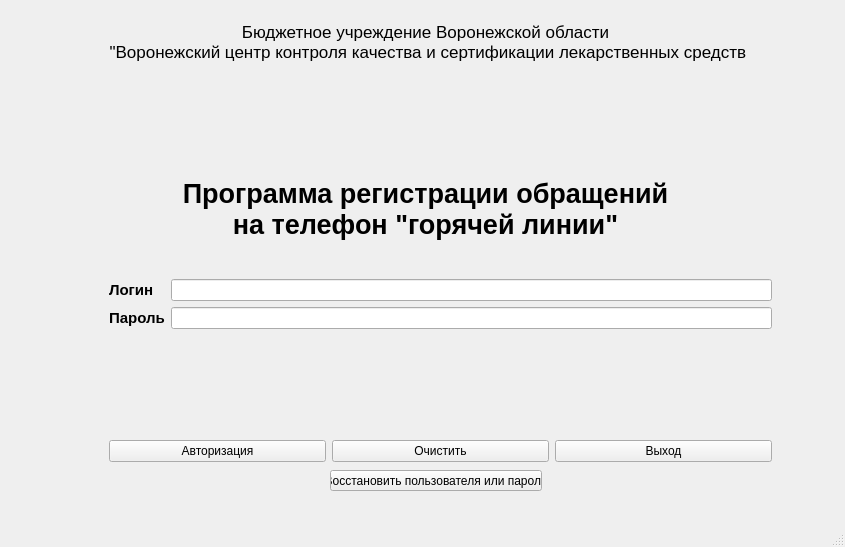
<?xml version="1.0" encoding="UTF-8"?>
<ui version="4.0">
 <class>MainWindow</class>
 <widget class="QMainWindow" name="MainWindow">
  <property name="geometry">
   <rect>
    <x>0</x>
    <y>0</y>
    <width>845</width>
    <height>547</height>
   </rect>
  </property>
  <property name="windowTitle">
   <string>Вход в личный кабинет пользователя</string>
  </property>
  <widget class="QWidget" name="centralwidget">
   <widget class="QStackedWidget" name="stackedWidget">
    <property name="geometry">
     <rect>
      <x>100</x>
      <y>270</y>
      <width>681</width>
      <height>201</height>
     </rect>
    </property>
    <property name="currentIndex">
     <number>0</number>
    </property>
    <widget class="QWidget" name="page">
     <layout class="QGridLayout" name="gridLayout_4">
      <item row="0" column="0">
       <layout class="QGridLayout" name="gridLayout_3">
        <item row="0" column="0">
         <layout class="QGridLayout" name="gridLayout_2">
          <item row="0" column="0">
           <layout class="QGridLayout" name="gridLayout">
            <item row="0" column="0">
             <widget class="QLabel" name="label_3">
              <property name="font">
               <font>
                <pointsize>11</pointsize>
                <weight>75</weight>
                <bold>true</bold>
               </font>
              </property>
              <property name="text">
               <string>Логин</string>
              </property>
             </widget>
            </item>
            <item row="0" column="1">
             <widget class="QLineEdit" name="input_login"/>
            </item>
            <item row="1" column="0">
             <widget class="QLabel" name="label_4">
              <property name="font">
               <font>
                <pointsize>11</pointsize>
                <weight>75</weight>
                <bold>true</bold>
               </font>
              </property>
              <property name="text">
               <string>Пароль</string>
              </property>
             </widget>
            </item>
            <item row="1" column="1">
             <widget class="QLineEdit" name="input_password">
              <property name="echoMode">
               <enum>QLineEdit::Password</enum>
              </property>
             </widget>
            </item>
           </layout>
          </item>
          <item row="1" column="0">
           <widget class="QLabel" name="invalid_data">
            <property name="text">
             <string/>
            </property>
           </widget>
          </item>
         </layout>
        </item>
        <item row="1" column="0">
         <layout class="QHBoxLayout" name="horizontalLayout">
          <item>
           <widget class="QPushButton" name="pushButton_authorization">
            <property name="text">
             <string>Авторизация</string>
            </property>
           </widget>
          </item>
          <item>
           <widget class="QPushButton" name="pushButton_clear">
            <property name="text">
             <string>Очистить</string>
            </property>
           </widget>
          </item>
          <item>
           <widget class="QPushButton" name="pushButton_close">
            <property name="text">
             <string>Выход</string>
            </property>
           </widget>
          </item>
         </layout>
        </item>
       </layout>
      </item>
     </layout>
    </widget>
    <widget class="QWidget" name="page_2">
     <widget class="QPushButton" name="pushButton_back">
      <property name="geometry">
       <rect>
        <x>500</x>
        <y>160</y>
        <width>80</width>
        <height>21</height>
       </rect>
      </property>
      <property name="text">
       <string>Назад</string>
      </property>
     </widget>
    </widget>
   </widget>
   <widget class="QPushButton" name="pushButton_recover">
    <property name="geometry">
     <rect>
      <x>330</x>
      <y>470</y>
      <width>212</width>
      <height>21</height>
     </rect>
    </property>
    <property name="text">
     <string>Восстановить пользователя или пароль</string>
    </property>
   </widget>
   <widget class="QWidget" name="">
    <property name="geometry">
     <rect>
      <x>60</x>
      <y>0</y>
      <width>731</width>
      <height>261</height>
     </rect>
    </property>
    <layout class="QGridLayout" name="gridLayout_5">
     <item row="0" column="0">
      <widget class="QLabel" name="label_2">
       <property name="font">
        <font>
         <pointsize>13</pointsize>
        </font>
       </property>
       <property name="text">
        <string>Бюджетное учреждение Воронежской области 
 &quot;Воронежский центр контроля качества и сертификации лекарственных средств</string>
       </property>
       <property name="alignment">
        <set>Qt::AlignCenter</set>
       </property>
      </widget>
     </item>
     <item row="1" column="0">
      <widget class="QLabel" name="label_5">
       <property name="text">
        <string/>
       </property>
       <property name="pixmap">
        <pixmap>C:/Users/Андрей/OneDrive/Рабочий стол/1212.png</pixmap>
       </property>
       <property name="alignment">
        <set>Qt::AlignCenter</set>
       </property>
      </widget>
     </item>
     <item row="2" column="0">
      <widget class="QLabel" name="label">
       <property name="font">
        <font>
         <pointsize>20</pointsize>
         <weight>75</weight>
         <bold>true</bold>
        </font>
       </property>
       <property name="text">
        <string>Программа регистрации обращений 
на телефон &quot;горячей линии&quot;</string>
       </property>
       <property name="alignment">
        <set>Qt::AlignHCenter|Qt::AlignTop</set>
       </property>
      </widget>
     </item>
    </layout>
   </widget>
  </widget>
  <widget class="QMenuBar" name="menubar">
   <property name="geometry">
    <rect>
     <x>0</x>
     <y>0</y>
     <width>845</width>
     <height>20</height>
    </rect>
   </property>
  </widget>
  <widget class="QStatusBar" name="statusbar"/>
 </widget>
 <resources/>
 <connections/>
</ui>
